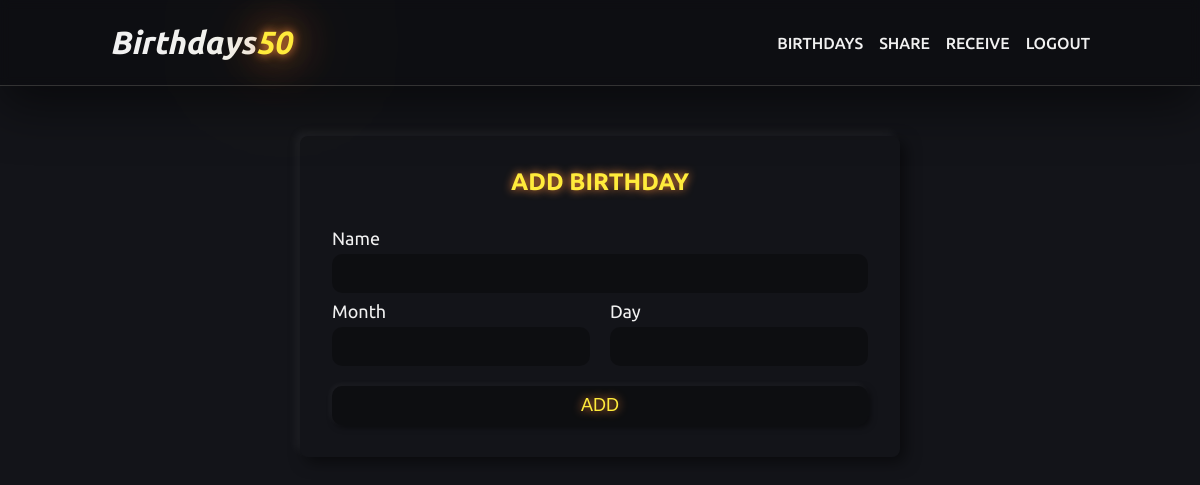
The page /birthdays (signed in) on the database as committed earlier.
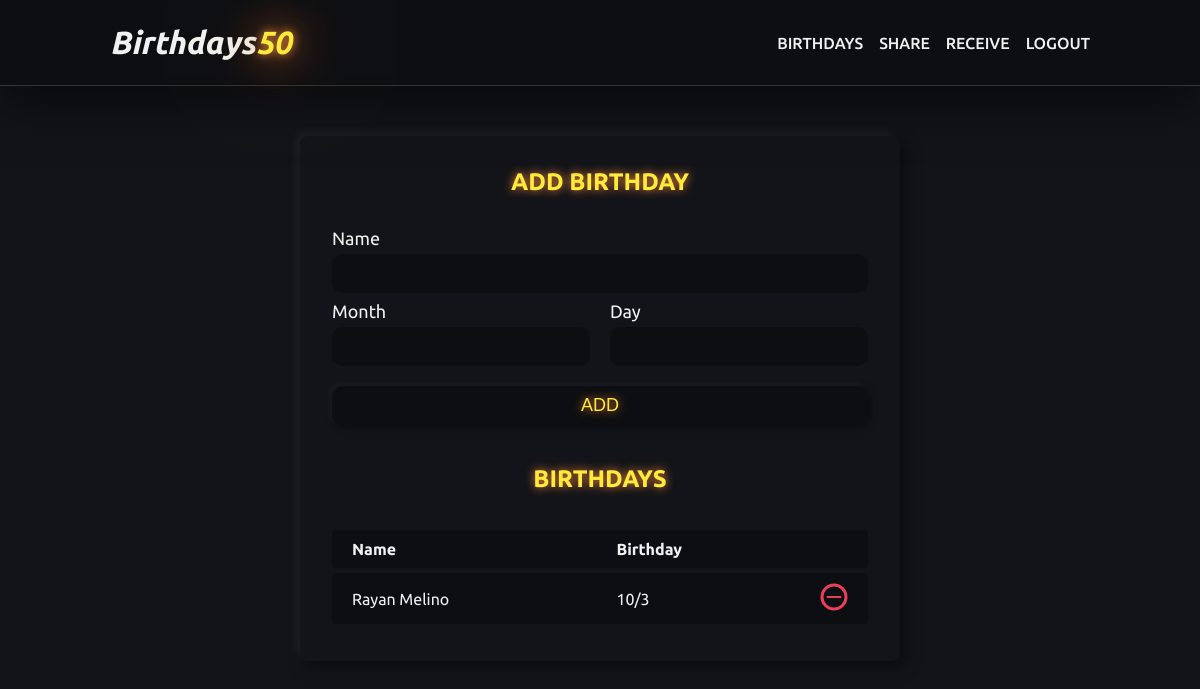
The same page on the database as committed later.
### tables this page shows
CREATE TABLE birthdays (id INTEGER, name TEXT NOT NULL, month INTEGER NOT NULL, day INTEGER NOT NULL, user_id INTEGER NOT NULL, PRIMARY KEY(id), FOREIGN KEY(user_id) REFERENCES users(id) ON DELETE CASCADE);

### application.py (the view)
@app.route("/birthdays", methods=["GET", "POST"])
@login_required
def birthdays():
  if request.method == "POST":
    name = request.form.get("name")
    month = request.form.get("month")
    day = request.form.get("day")
    data = {"name": name, "day": day, "month": month}
    birthdays = getBirths(session["user_id"])
    if not name or not day or not month:
      return apologyBirth("birthdays.html", "Please, fill all fields!", birthdays, 400, data)
    month = int(month)
    day = int(day)
    if not 12 >= month >= 1:
      return apologyBirth("birthdays.html", "Please, insert a valid month!", birthdays, 400, data)
    if (not 31 >= day >= 1) or (month in [4, 6, 9, 11] and day > 30) or (month == 2 and day > 29):
      return apologyBirth("birthdays.html", "Please, insert a valid day!", birthdays, 400, data)
    if checkBirth(name, session["user_id"]):
      return apologyBirth("birthdays.html", "Birthday already exists!", birthdays, 400, data)
    createBirth(name, month, day, session["user_id"])
    birthdays = getBirths(session["user_id"])
    return render_template("birthdays.html", birthdays=birthdays, success="Birthday added!")
  else:
    birthdays = getBirths(session["user_id"])
    return render_template("birthdays.html", birthdays=birthdays)

### application.py (called while the page is built)
@app.after_request
def after_request(response):
    response.headers["Cache-Control"] = "no-cache, no-store, must-revalidate"
    response.headers["Expires"] = 0
    response.headers["Pragma"] = "no-cache"
    return response

### helpers.py (called while the page is built)
def login_required(f):
  @wraps(f)
  def decorated_function(*args, **kwargs):
      if session.get("user_id") is None:
          return redirect("/")
      return f(*args, **kwargs)
  return decorated_function

### models/Birthday.py (called while the page is built)
def getBirths(user_id):
  return db.execute("SELECT id, name, month, day FROM birthdays WHERE user_id = ?", user_id)

### templates/birthdays.html (shortened to what this page needs)
{% extends "layout.html" %}
{% block head %}
  <link rel="stylesheet" href="/styles/form.css">
  <link rel="stylesheet" href="/styles/birthdays.css">
{% endblock head %}
{% block content %}
  <div class="box-container">
    <h2>Add birthday</h2>
    <form action="/birthdays" method="POST">
      <div class="input-group">
        <label for="name">Name</label>
        <input type="text" name="name" id="name " value="{{ data.name if data }}">
      </div>
      <div class="input-grid">
        <div class="input-group">
          <label for="month">Month</label>
          <input type="number" name="month" id="month" value="{{ data.month if data }}">
        </div>
        <div class="input-group">
          <label for="day">Day</label>
          <input type="number" name="day" id="day" value="{{ data.day if data }}">
        </div>
      </div>
      <button type="submit" class="button">Add</button>
    </form>
    {% if birthdays %}
    <div class="birthdays">
      <h2>Birthdays</h2>
      <div class="birthdays-table">
        <table>
          <thead>
            <tr>
              <th>Name</th>
              <th>Birthday</th>
              <th></th>
            </tr>
          </thead>
          <tbody>
            {% for birthday in birthdays %}
            <tr>
              <td>{{ birthday.name }}</td>
              <td>{{ birthday.month }}/{{ birthday.day }}</td>
              <td>
                <form action="/remove-birthday" method="POST">
                  <button type="submit"><img src="/assets/minus.svg" alt="Remove"></button>
                </form>
              </td>
            </tr>
            {% endfor %}
          </tbody>
        </table>
      </div>
    </div>
    {% endif %}
  </div>
{% endblock content %}

### templates/layout.html (shortened to what this page needs)
<!DOCTYPE html>
<html lang="en">
<head>
  <link rel="stylesheet" href="/styles/main.css">
  <link rel="stylesheet" href="/styles/header.css">
  {% block head %}{% endblock head %}
</head>
<body id="{{ idPage }}">
  <div class="container">
    <header>
      <div class="content">
        <h1><a href="/">Birthdays<span>50</span></a></h1>
        <nav>
          <ul>
            {% if session.user_id %}
            <a href="/birthdays"><li>Birthdays</li></a>
            <a href="/share"><li>Share</li></a>
            <a href="/receive"><li>Receive</li></a>
            <a href="/logout"><li>Logout</li></a>
            {% else %}
            <a href="/login"><li>Login</li></a>
            <a href="/register"><li>Register</li></a>
            {% endif %}
          </ul>
        </nav>
      </div>
    </header>
    <main class="content">
      {% block content %}
      {% endblock content %}
    </main>
  </div>
</body>
</html>

### static/styles/main.css (style rules this page uses)
:root { --primary-color: #ffeb3b; --dark-color: #131419; font-size: 62.5%; }
* { margin: 0; padding: 0; box-sizing: border-box; text-decoration: none; list-style: none; }
body { min-height: 100vh; width: 100vw; font-size: 16px; color: #f1f1f1; overflow-x: hidden; font-family: 'Ubuntu', sans-serif; background-color: var(--dark-color); }
.content { width: 90%; margin: auto; max-width: 98rem; }
.container { width: 100%; min-height: 100vh; display: flex; align-items: center; padding: 8.6rem 0 2rem; }
main.content { display: flex; align-items: center; flex-direction: column; }
button { cursor: pointer; }
.box-container { background-color: var(--dark-color); width: 100%; max-width: 80rem; border-radius: .8rem; box-shadow: -5px -5px 10px rgba(255, 255, 255, 0.05), 5px 5px 15px rgba(0, 0, 0, 0.5); display: flex; flex-direction: column; align-items: center; }
.box-container h2, form button { color: var(--primary-color); text-shadow: 0 0 10px #FF8C3B; text-transform: uppercase; }
.box-container h2 { margin-bottom: 3.2rem; }
.birthdays-table { width: 100%; display: block; overflow-x: auto; }
.birthdays-table td { word-wrap: break-word; white-space: nowrap; }

### static/styles/header.css (style rules this page uses)
header { width: 100%; padding: 2.4rem 0; border-bottom: 1px solid #333; position: fixed; top: 0; left: 0; box-shadow: 0 20px 50px rgb(0 0 0 / 50%); background-color: rgba(0, 0, 0, 0.274); backdrop-filter: blur(5px); }
header .content { display: flex; justify-content: space-between; align-items: center; }
header h1 { font-style: italic; }
.title h1, header h1 span { color: var(--primary-color); font-weight: 600; text-shadow: 0 0 10px #FF8C3B, 0 0 40px #FF8C3B, 0 0 80px #FF8C3B, 0 0 160px #FF8C3B, 0 0 240px #FF8C3B; }
header ul { display: flex; align-items: center; gap: 1.6rem; text-transform: uppercase; font-weight: 500; }
header a { color: #f1f1f1; position: relative; }
header ul a::after { content: ""; width: 0; height: 2px; background-color: var(--primary-color); position: absolute; bottom: -2px; left: 0; transition: all 400ms ease-in-out; }

### static/styles/form.css (style rules this page uses)
.input-group + .input-group { margin-top: 1.6rem; }
.input-group label { display: block; margin-bottom: .5rem; font-size: 1.8rem; }
form { width: 100%; }
.input-group input, button.button { width: 100%; padding: .8rem 1.6rem; background-color: rgba(0, 0, 0, 0.3); border: 1px solid transparent; outline: none; border-radius: 1rem; font-weight: 500; font-size: 1.8rem; color: var(--primary-color); }
.input-group input::placeholder { color: #555; }
button { cursor: pointer; }
form button.button { margin-top: 2rem; box-shadow: -2px -2px 6px rgba(255, 255, 255, 0.05), 2px 2px 6px rgba(0, 0, 0, 0.5); }

### static/styles/birthdays.css (style rules this page uses)
main.content { margin-top: 5rem; max-width: 60rem; }
.box-container { padding: 3.2rem; }
.input-grid { display: grid; grid-template-columns: 1fr 1fr; gap: 2rem; margin-top: .8rem; }
.input-grid .input-group { margin: 0; }
.birthdays { width: 100%; margin-top: 4rem; text-align: center; }
.birthdays table { width: 100%; text-align: left; border-spacing: 0 0.5rem; }
table tr { background-color: rgba(0, 0, 0, 0.3); }
table th, table td { padding: 1rem 2rem; }
table tr th:first-child, table tr td:first-child { border-radius: .4rem 0 0 .4rem; }
table tr th:last-child, table tr td:last-child { border-radius: 0 .4rem .4rem 0; width: 6.4rem; }
table form button { background-color: transparent; border: none; }

Rows that differ between the two databases and show on the page:
added birthdays: name "Rayan Melino", month "10", day "3"
Other text that changed with them:
text now shown: "BIRTHDAYS Name Birthday"
